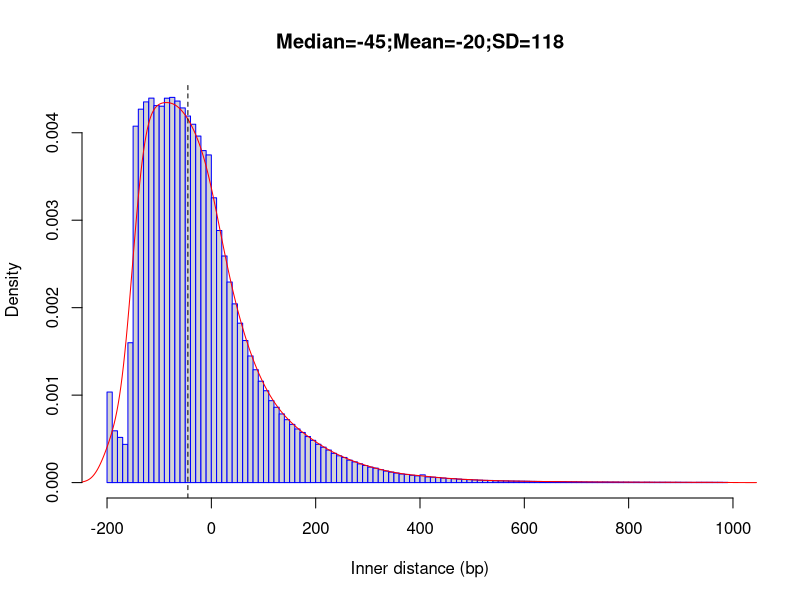

Here is the R script that generated this plot:
png("/rds/user/is460/hpc-work/muscle-rnaseq/ezbamqc/output/figs/srpk3_wt_ttnb_wt_2.inner_distance_plot.png",width=500,height=500,units="px")
fragsize=rep(c(-195,-185,-175,-165,-155,-145,-135,-125,-115,-105,-95,-85,-75,-65,-55,-45,-35,-25,-15,-5,5,15,25,35,45,55,65,75,85,95,105,115,125,135,145,155,165,175,185,195,205,215,225,235,245,255,265,275,285,295,305,315,325,335,345,355,365,375,385,395,405,415,425,435,445,455,465,475,485,495,505,515,525,535,545,555,565,575,585,595,605,615,625,635,645,655,665,675,685,695,705,715,725,735,745,755,765,775,785,795,805,815,825,835,845,855,865,875,885,895,905,915,925,935,945,955,965,975,985),times=c(115206,65891,57501,48635,177939,453470,475097,484330,489129,479650,478874,489057,490044,485400,476659,466360,455913,440846,422373,416864,362312,320707,288297,255154,227372,202817,180745,161094,143606,128991,116855,104209,95851,87361,80038,74063,68214,63756,58616,53750,48762,45042,41421,37247,34042,31974,28548,26372,23844,21758,19647,18385,16417,14669,13317,12126,10924,10341,9343,8560,9859,7224,6879,6409,5742,5205,5004,4391,3986,3758,3418,3074,2813,2742,2380,2206,2134,1960,1867,1809,1681,1550,1462,1333,1326,1296,1253,1166,1038,994,962,820,798,788,714,760,701,684,619,601,534,561,463,531,462,454,473,434,362,403,368,334,302,381,326,311,345,324,300))
frag_sd = round(sd(fragsize),digits=0)
frag_mean = round(mean(fragsize),digits=0)
frag_median = round(median(fragsize),digits=0)
hist(fragsize,probability=T,breaks=120,xlim=c(-200,1000),xlab="Inner distance (bp)",main=paste(c("Median=",frag_median,";","Mean=",frag_mean,";","SD=",frag_sd),collapse=""),border="blue")
lines(density(fragsize,bw=20),col='red')
abline(v=frag_median,lty=2)
dev.state = dev.off()
